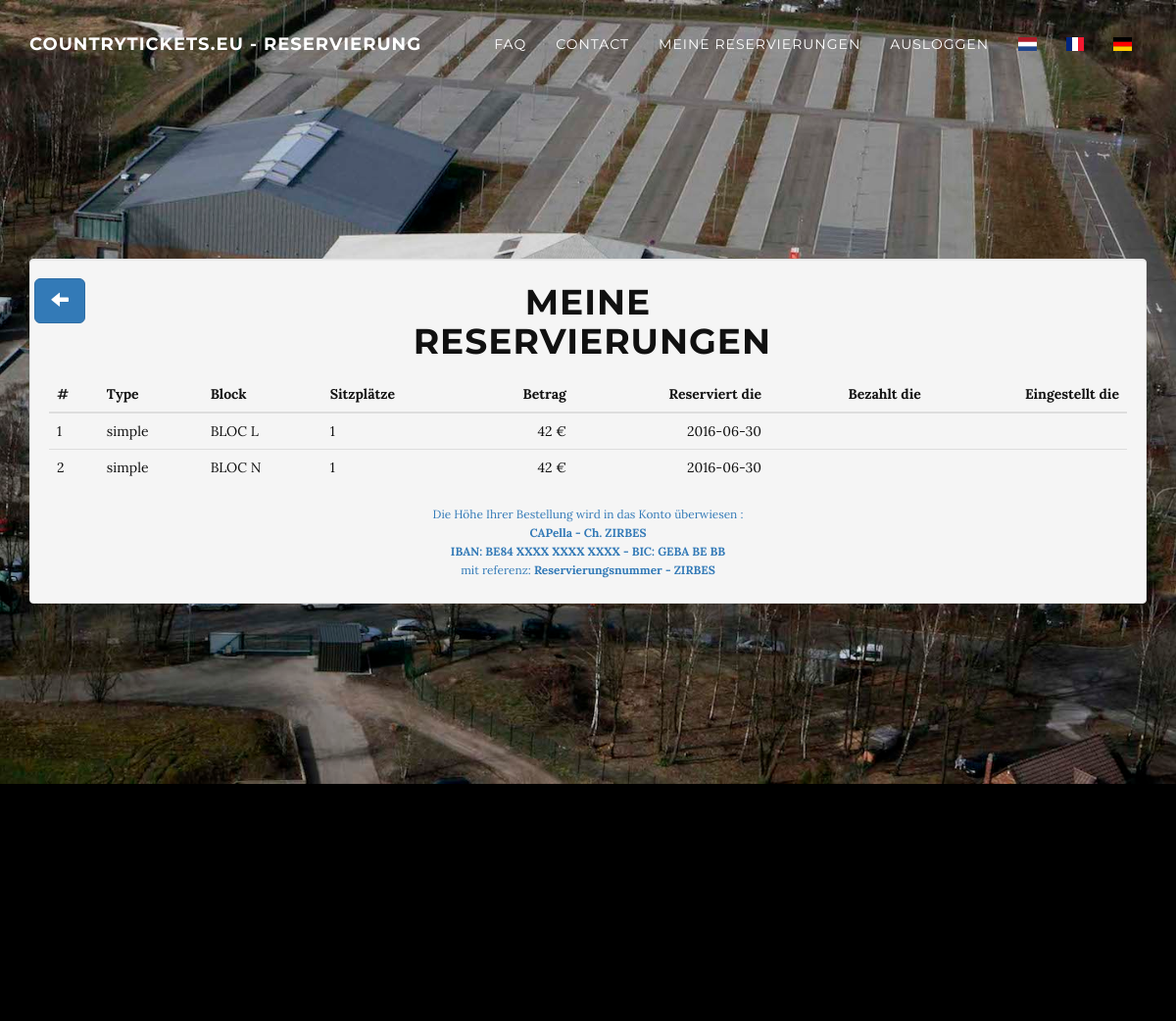
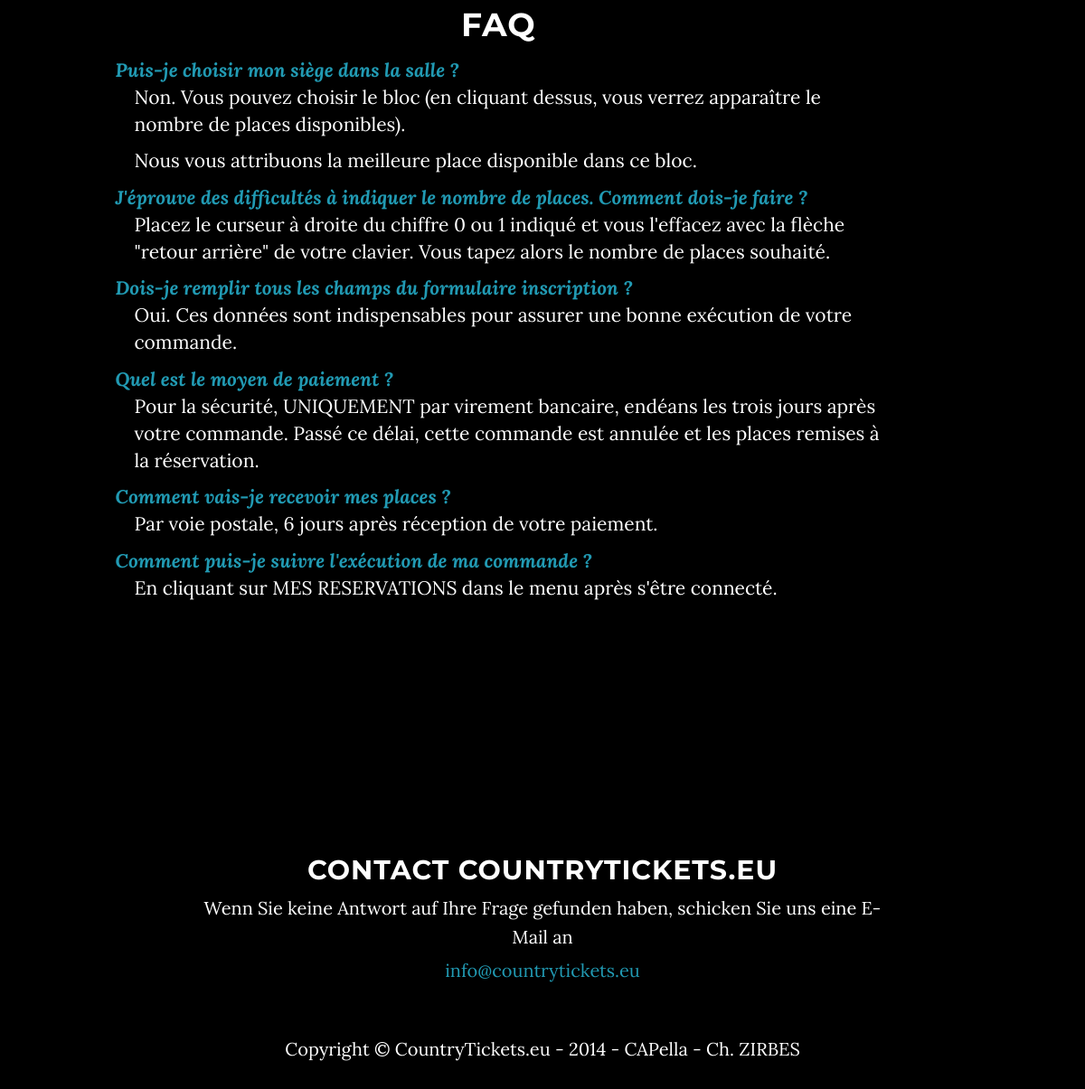
The app's page /de/buchung/reservations.php (signed in) with its own data (2 pictures, top to bottom).
### tables this page shows
CREATE TABLE `hb16_reservations` (
`id` int(11) NOT NULL,
  `user_id` int(11) NOT NULL,
  `owner` varchar(200) DEFAULT NULL,
  `jour` varchar(25) NOT NULL,
  `type` varchar(25) NOT NULL,
  `bloc` varchar(25) NOT NULL,
  `nbplaces` int(11) NOT NULL,
  `nbplaces_half` int(11) NOT NULL,
  `montant` int(11) NOT NULL,
  `reserve_le` date DEFAULT NULL,
  `paye_le` date DEFAULT NULL,
  `envoye_le` date DEFAULT NULL,
  `supprime_le` date DEFAULT NULL,
  `pack_le` datetime DEFAULT NULL
);

### de/buchung/reservations.php (the view, shortened to what this page needs)
<?php
require_once '../../inc/conn.php';
    $req = $pdo->prepare("SELECT * FROM hb16_reservations WHERE user_id = ? AND supprime_le IS NULL");
    $req->execute([$_SESSION['auth']->id]);
    $index = "index.php";
?>
<?php require 'inc/header.php'; ?>
        <div class="row">
            <div class="col-md-4 text-left">
                <a href="<?= $index ?>" class="btn btn-primary btn-lg" title="<retour" role="button"><span class="glyphicon glyphicon-arrow-left" aria-hidden="true"></span></a>
            </div>
            <div class="col-md-4">
                <p style="text-align: center"><h1>Meine Reservierungen</h1></p>
            </div>
        </div>
<div class="col-md-12">
    <table class="table">
        <thead>
            <th>#</th>
            <th>Type</th>
            <th>Block</th>
            <th>Sitzplätze</th>
            <th style="text-align: right;">Betrag</th>
            <th style="text-align: right;">Reserviert die</th>
            <th style="text-align: right;">Bezahlt die</th>
            <th style="text-align: right;">Eingestellt die</th>
        </thead>
        <tbody>
            <?php while($res = $req->fetch()): ?>
            <tr>
                <td style="text-align: left;"><?= $res->id; ?></td>
                <td style="text-align: left;"><?= $res->type; ?></td>
                <td style="text-align: left;"><?= $res->bloc; ?></td>
                <td style="text-align: left;"><?= $res->nbplaces; ?></td>
                <td style="text-align: right;"><?= $res->montant; ?> €</td>
                <td style="text-align: right;"><?= $res->reserve_le; ?></td>
                <td style="text-align: right;"><?= $res->paye_le; ?></td>
                <td style="text-align: right;"><?= $res->envoye_le; ?></td>
             </tr>
             <?php endwhile; ?>
        </tbody>
    </table>
</div>
<p class=" small text-primary">Die Höhe Ihrer Bestellung wird in das Konto überwiesen :<br />
                <b>CAPella - Ch. ZIRBES</b><br />
                <b>IBAN: BE84 XXXX XXXX XXXX - BIC: GEBA BE BB</b><br />
                mit referenz: <b>Reservierungsnummer - <?= $_SESSION['auth']->lastname; ?></b></p>
<?php require 'inc/footer.php'; ?>

### css/grayscale.css (style rules this page uses)
body { width: 100%; height: 100%; font-family: Lora,"Helvetica Neue",Helvetica,Arial,sans-serif; color: #fff; background-color: #000; }
html { width: 100%; height: 100%; }
h1, h2, h3, h4, h5, h6 { margin: 0 0 10px; text-transform: uppercase; font-family: Montserrat,"Helvetica Neue",Helvetica,Arial,sans-serif; font-weight: 700; letter-spacing: 1px; }
p { margin: 0 0 3px; font-size: 18px; line-height: 1.5; }
@media (min-width:767px) { p { margin: 0 0 5px; font-size: 20px; line-height: 1.6; } }
a { color: #219ab3; -webkit-transition: all .2s ease-in-out; -moz-transition: all .2s ease-in-out; transition: all .2s ease-in-out; }
.btn { text-transform: uppercase; font-family: Montserrat,"Helvetica Neue",Helvetica,Arial,sans-serif; font-weight: 400; -webkit-transition: all .3s ease-in-out; -moz-transition: all .3s ease-in-out; transition: all .3s ease-in-out; }
body { webkit-tap-highlight-color: rgba(255,255,255,.2); }

### css/style.css (style rules this page uses)
span { color: #D9534F; font-weight: bold; }
h1 { margin-bottom: 15px; }
span { color: #fff; font-weight: bold; }

### records on screen
hb16_reservations: id "1", type "simple", bloc "BLOC L", nbplaces "1", montant "42", reserve_le "2016-06-30"
hb16_reservations: id "2", type "simple", bloc "BLOC N", nbplaces "1", montant "42", reserve_le "2016-06-30"

### other values on screen
$_SESSION['auth']->lastname "ZIRBES"
